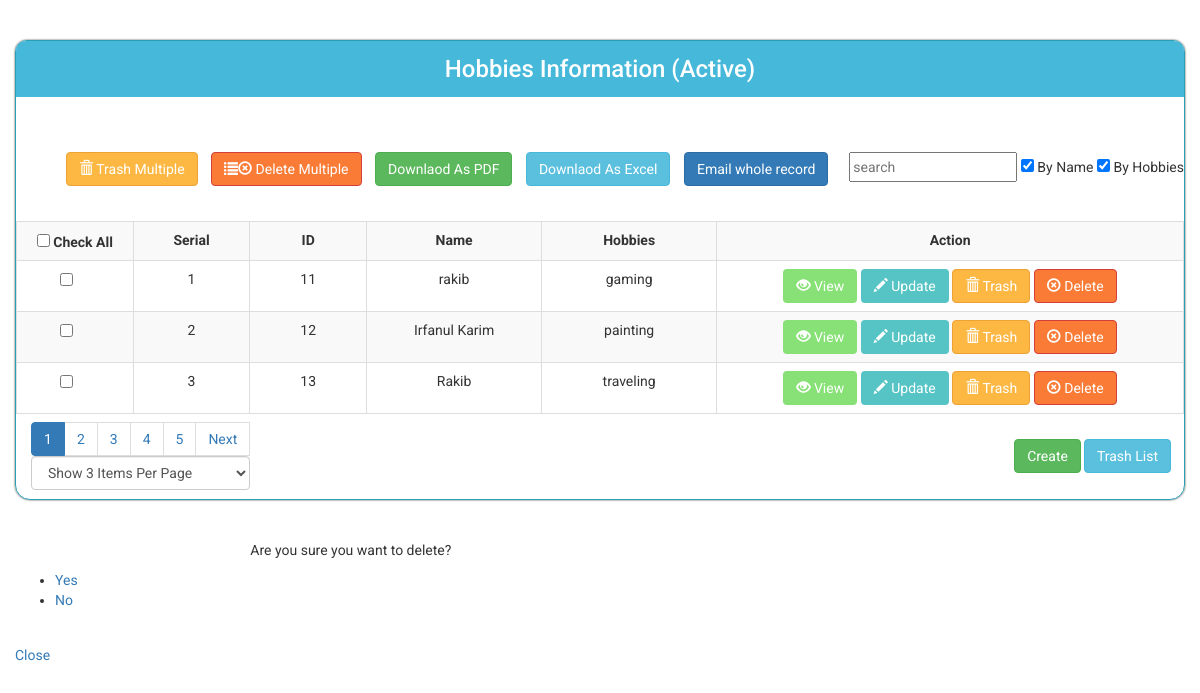
The app's page /views/SEID167636/Hobbies/index.php with its own data.
### tables this page shows
CREATE TABLE `hobbies_table` (
  `id` int(11) NOT NULL,
  `name` varchar(100) NOT NULL,
  `hobbies` varchar(1000) NOT NULL,
  `is_trashed` varchar(255) NOT NULL DEFAULT 'no'
);

### src/SEID167636/Hobbies/Hobbies.php (called while the page is built, shortened)
<?php
class Hobbies extends Database
{
    public function index()
    {
        $sqlQuery = "SELECT * FROM hobbies_table WHERE is_trashed = 'no';";
        $STH = $this->DBH->query($sqlQuery);
        $STH->setFetchMode(PDO::FETCH_OBJ);
        $allData = $STH->fetchAll();
        return $allData;
    }
    public function getAllKeywords()
    {
        $_allKeywords = array();
        $allData = $this->index();
        foreach ($allData as $oneData) {
            $_allKeywords[] = trim($oneData->name);
        }
        foreach ($allData as $oneData) {
            $eachString= strip_tags($oneData->name);
            $eachString=trim( $eachString);
            $eachString= preg_replace( "/\r|\n/", " ", $eachString);
            $eachString= str_replace("&nbsp;","",  $eachString);
            $WordsArr = explode(" ", $eachString);
            foreach ($WordsArr as $eachWord){
                $_allKeywords[] = trim($eachWord);
            }
        }
        $allData = $this->index();
        foreach ($allData as $oneData) {
            $_allKeywords[] = trim($oneData->hobbies);
        }
        $allData = $this->index();
        foreach ($allData as $oneData) {
            $eachString= strip_tags($oneData->hobbies);
            $eachString=trim( $eachString);
            $eachString= preg_replace( "/\r|\n/", " ", $eachString);
            $eachString= str_replace("&nbsp;","",  $eachString);
            $WordsArr = explode(" ", $eachString);
            foreach ($WordsArr as $eachWord){
                $_allKeywords[] = trim($eachWord);
            }
        }
        return array_unique($_allKeywords);
    }
    public function indexPaginator($page = 1, $itemsPerPage = 3)
    {
        $start = (($page - 1) * $itemsPerPage);
        $sql = "SELECT * from hobbies_table WHERE is_trashed = 'No' LIMIT $start,$itemsPerPage";
        $STH = $this->DBH->query($sql);
        $STH->setFetchMode(PDO::FETCH_OBJ);
        $arrSomeData = $STH->fetchAll();
        return $arrSomeData;
    }
}

### src/SEID167636/Model/Database.php (called while the page is built, shortened)
<?php
class Database
{
    public function __construct()
    {
        try {
            $this->DBH = new PDO("mysql:host=localhost;dbname=rakib_167636_b59_atomic_project", "root", "");
        } catch (PDOException $error) {
            echo $error->getMessage();
        }
    }
}

### views/SEID167636/Hobbies/index.php (the view, shortened to what this page needs)
<?php
$objHobbies = new \App\Hobbies\Hobbies();
$allData = $objHobbies->index();
$availableKeywords = $objHobbies->getAllKeywords();
$recordCount = count($allData);
if (isset($_REQUEST['Page'])) $page = $_REQUEST['Page'];
else if (isset($_SESSION['Page'])) $page = $_SESSION['Page'];
else   $page = 1;
if (isset($_REQUEST['ItemsPerPage'])) $itemsPerPage = $_REQUEST['ItemsPerPage'];
else if (isset($_SESSION['ItemsPerPage'])) $itemsPerPage = $_SESSION['ItemsPerPage'];
else   $itemsPerPage = 3;
$pages = ceil($recordCount / $itemsPerPage);
$someData = $objHobbies->indexPaginator($page, $itemsPerPage);
$allData = $someData;
?>
<!doctype html>
<html lang="en">
<head>
    <link rel="stylesheet" href="../../../resources/bootstrap/css/bootstrap.min.css">
    <link rel="stylesheet" href="../../../resources/jquery-ui/jquery-ui.css">
    <link rel="stylesheet" href="../../../resources/index_style.css">
    <link rel="stylesheet" href="../../../resources/simple-confirmation-popup/css/style.css">
</head>
<body>
<div class="container">
    <div class="main">
        <div>
            <h3>Hobbies Information (Active)</h3>
            <br>
        </div>
        <div class="text-center" style="height: 35px">
        </div>
        <ul class="additional_buttons">
            <li><button type="button" class="btn btn-warning" value="" id="trashMultiple"
                        name="trashMultiple"><span class="glyphicon glyphicon-trash"></span> Trash Multiple</button></li>
            <li><button type="button" class="btn btn-danger" value="" id="deleteMultiple"
                        name="deleteMultiple"><span class="glyphicon glyphicon-list"></span><span class="glyphicon glyphicon-remove-circle"></span> Delete Multiple</button></li>
            <li><input type="button" class="btn btn-success" value="Downlaod As PDF"></li>
            <li><input type="button" class="btn btn-info" value="Downlaod As Excel"></li>
            <li><input type="button" class="btn btn-primary" value="Email whole record"></li>
            <li style="float: right">
                <form action="index.php" method="get" id="searchForm">
                    <div>
                        <input type="text" name="search" id="searchID" placeholder="search">
                        <input type="checkbox" name="byName" id="byName" checked> By Name
                        <input type="checkbox" name="byHobbies" id="byHobbies" checked> By Hobbies
                    </div>
                </form>
            </li>
        </ul>
        <form id="selectionForm" action="multiple_trash.php" method="post">
            <table class="table table-bordered table-striped text-center">
                <tr>
                    <th class="text-center"><input type="checkbox" name="select_all" id="select_all">   Check All</th>
                    <th class="text-center">Serial</th>
                    <th class="text-center">ID</th>
                    <th class="text-center">Name</th>
                    <th class="text-center">Hobbies</th>
                    <th class="text-center">Action</th>
                </tr>
                <?php
                $serial = 1;
                foreach ($allData as $record) { ?>
                    <tr>
                        <td width="10%"><input style="margin-left: 35px" type="checkbox" class="checkbox"
                                               name="multiple[]" value="<?php echo $record->id; ?>"></td>
                        <td width="10%"><?php echo $serial++; ?></td>
                        <td width="10%"><?php echo $record->id; ?></td>
                        <td width="15%"><?php echo $record->name; ?></td>
                        <td width="15%"><?php echo $record->hobbies; ?></td>
                        <td width="45%">
                            <a href="view.php?id=<?php echo $record->id; ?>">
                                <button type="button" class="btn view "><span class="glyphicon glyphicon-eye-open"></span> View</button>
                            </a>
                            <a href="edit.php?id=<?php echo $record->id; ?>">
                                <button type="button" class="btn update"><span class="glyphicon glyphicon-pencil"></span> Update</button>
                            </a>
                            <a href="trash.php?id=<?php echo $record->id; ?>">
                                <button type="button" class="btn btn-warning"><span class="glyphicon glyphicon-trash"></span> Trash</button>
                            </a>
                            <a onclick="del(<?php echo $record->id; ?>)">
                                <button type="button"  class="btn btn-danger delete"><span class="glyphicon glyphicon-remove-circle"></span> Delete</button>
                            </a>
                        </td>
                    </tr>
                <?php } ?>
            </table>
        </form>
        <div class="bottom_left">
            <ul class="pagination">
                <?php
                $pagePlusOne = $page + 1;
                for ($i = 1; $i <= $pages; $i++) {
                    if ($i == $page) echo '<li class="active"><a href="">' . $i . '</a></li>';
                    else  echo "<li><a href='?Page=$i'>" . $i . '</a></li>';
                }
                if ($page < $pages) echo "<li><a href='index.php?Page=$pagePlusOne'>" . "Next" . "</a></li>";
                ?>
                <li>
                    <select class="form-control" name="ItemsPerPage" id="ItemsPerPage" style="margin-bottom: 40px"
                            onchange="javascript:location.href = this.value;">
                        <?php
                        if ($itemsPerPage == 3) echo '<option value="?ItemsPerPage=3" selected >Show 3 Items Per Page</option>';
                        else echo '<option  value="?ItemsPerPage=3">Show 3 Items Per Page</option>';
                        ?>
                    </select>
                </li>
            </ul>
        </div>
        <ul class="bottom_right">
            <li>
                <a href="trashed.php"><button class="btn btn-info">Trash List</button></a>
            </li>
            <li>
                <a href="create.php"><button class="btn btn-success">Create</button></a>
            </li>
        </ul>
    </div>
    <div class="cd-popup" role="alert">
        <div class="cd-popup-container">
            <p>Are you sure you want to delete?</p>
            <ul class="cd-buttons">
                <li><a id="yes" href="javascript:yes()">Yes</a></li>
                <li><a id="no" href="javascript:no()">No</a></li>
            </ul>
            <a class="cd-popup-close img-replace">Close</a>
        </div>
    </div>
</div>
</body>
</html>

### resources/index_style.css (style rules this page uses)
body { font-family: "Roboto", sans-serif; }
.container { width: 1200px; }
.main { margin: 40px auto; border: 1px solid #2a9fb4; padding: 0 0 50px 0; box-shadow: 0 0 2px; border-radius: 12px 12px 15px 15px; }
.view { background-color: #87e176; color: white; transition-duration: .4s; }
.update { background-color: #56C4C5; color: white; transition-duration: .4s; }
h3 { margin: auto; text-align: center; background-color: #46b8da; padding: 15px 0; border-radius: 10px 10px 0 0; color: white; }
a { text-decoration: none !important; }
.btn-warning { background-color: #fdb844; color: white; transition-duration: .4s ; }
.btn-danger { background-color: #f97b36; color: white; transition-duration: .4s; }
.btn-success { transition-duration: .4s; }
.btn-info { transition-duration: .4s; }
.btn-primary { transition-duration: .4s; }

### views/SEID167636/Hobbies/index.php (style rules this page uses)
.additional_buttons li { display: inline; margin-left: 10px; }
.bottom_left { float: left; margin: -32px 0 0 15px; display: inline-block; }
.bottom_right { margin-right: 10px; }
.bottom_right li { float: right; display: inline; margin-top: 5px; margin-right: 3px; }
ul { margin-bottom: 35px; }
input[type="text"] { height: 30px; }

### records on screen
hobbies_table: id "11", name "rakib", hobbies "gaming"
hobbies_table: id "12", name "Irfanul Karim", hobbies "painting"
hobbies_table: id "13", name "Rakib", hobbies "traveling"
